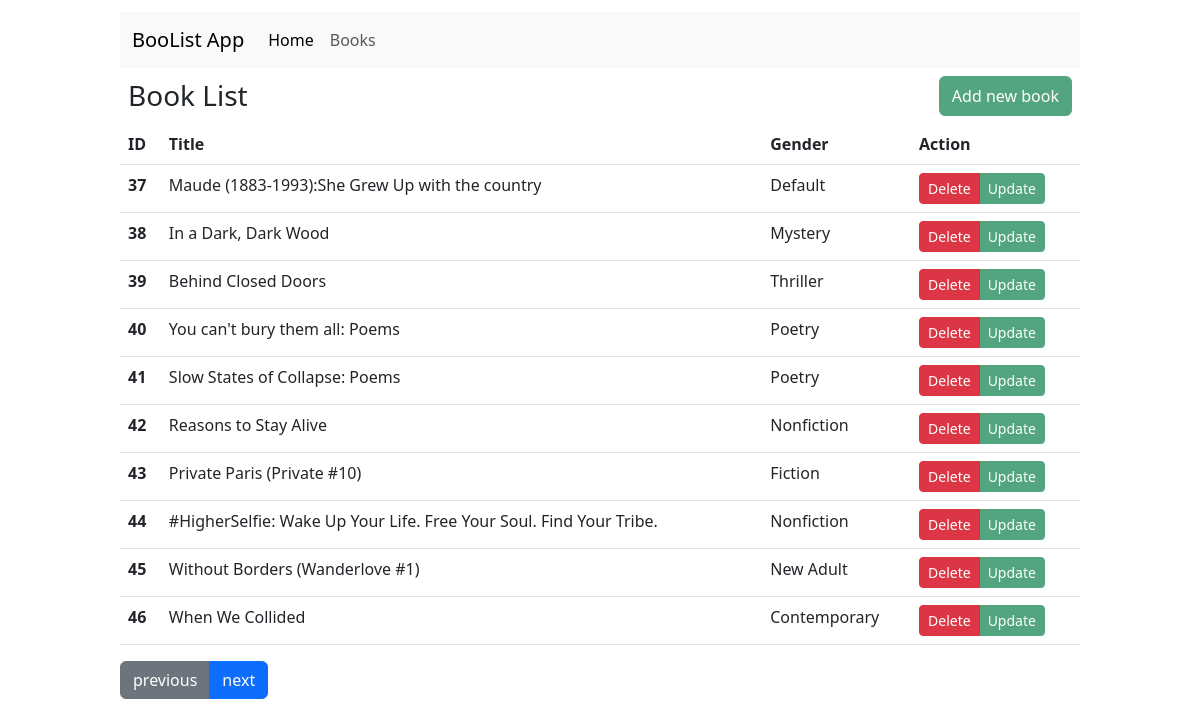
The app's page /books/4-10 with its own data.
### tables this page shows
CREATE TABLE books(
                        id INTEGER PRIMARY KEY AUTOINCREMENT,
                        title TEXT NOT NULL UNIQUE,
                        price_cents INTEGER NOT NULL,
                        description TEXT NOT NULL,
                        category TEXT NOT NULL
        );

### app.py (the view)
@app.route("/books/<int:page>-<int:limit>")
def book_list(page=None, limit=None):
    books =  Book.all(limit=limit, offset=page*limit-limit)
    return render_template('book-list.html', books = books, p=page, l=limit)

### models/bookModel.py (called while the page is built)
    @classmethod
    def from_tuple(cls, t:tuple):
        return Book(t[1], t[2], t[3], t[4], t[0])

    @classmethod
    def all(cls, offset:int = None, limit:int = None) -> list:
        t = Database.fetch_all(BookData.TABLE_NAME, offset=offset, limit=limit)
        l =[]
        for b in t:
            l.append(Book.from_tuple(b))
        return l

### models/database/database.py (called while the page is built)
    @classmethod
    def fetch_all(cls, table_name, limit:int = None, offset:int=None, file_name:str = DATABASE_FILE) -> list[tuple]:
        conn = sqlite3.connect(file_name)
        cur = conn.cursor()
        cur.execute('PRAGMA foreign_key=on;')
        if limit and offset:
            cur.execute(f"SELECT * FROM {table_name} LIMIT {limit} OFFSET {offset};")
        elif limit:
            cur.execute(f"SELECT * FROM {table_name} LIMIT {limit};")
        elif offset:
            cur.execute(f"SELECT * FROM {table_name} OFFSET {offset};")
        else:
            cur.execute(f"SELECT * FROM {table_name};")
        result = cur.fetchall()
        conn.commit()
        cur.close()
        return result

### templates/book-list.html (shortened to what this page needs)
{% extends "base.html" %}
{% block content %}
    <div class="d-flex p-2 justify-content-between">
        <h3 style="margin:3px 0;">Book List</h3>
        <button type="button" class="btn btn-success opacity-75">Add new book</button>
    </div>
    <table class="table table-hover">
        <thead>
            <tr>
                <th scope="col">ID</th>
                <th scope="col">Title</th>
                <th scope="col">Gender</th>
                <th scope="col">Action</th>
            </tr>
        </thead>
        <tbody>
            {% for book in books %}
            <tr>
                <th scope="row">{{ book.ID }}</th>
                <td>{{ book.title }}</td>
                <td>{{ book.category }}</td>
                <td>
                    <div class="btn-group" role="group" aria-label="Basic example">
                        <button type="button" class="btn btn-sm btn-danger" data-bs-toggle="modal" data-bs-target="#delete_{{book.ID}}">Delete</button>
                        <button type="button" class="btn btn-sm btn-success opacity-75">Update</button>
                    </div>
                </td>
            </tr>
            {% endfor %}
        </tbody>
    </table>
    <div class="btn-group">
        {% if p > 1 %}
        <a class="btn btn-secondary" role="button" href="{{ url_for('book_list', page=p-1, limit=l) }}">previous</a>
        {% endif %}
        <a class="btn btn-primary" role="button" href="{{ url_for('book_list', page=p+1, limit=l) }}">next</a>
    </div>
{% endblock %}

### records on screen
books: ID "37", title "Maude (1883-1993):She Grew Up with the country", category "Default"
books: ID "38", title "In a Dark, Dark Wood", category "Mystery"
books: ID "39", title "Behind Closed Doors", category "Thriller"
books: ID "40", title "You can't bury them all: Poems", category "Poetry"
books: ID "41", title "Slow States of Collapse: Poems", category "Poetry"
books: ID "42", title "Reasons to Stay Alive", category "Nonfiction"
books: ID "43", title "Private Paris (Private #10)", category "Fiction"
books: ID "44", title "#HigherSelfie: Wake Up Your Life. Free Your Soul. Find Your Tribe.", category "Nonfiction"
books: ID "45", title "Without Borders (Wanderlove #1)", category "New Adult"
books: ID "46", title "When We Collided", category "Contemporary"
